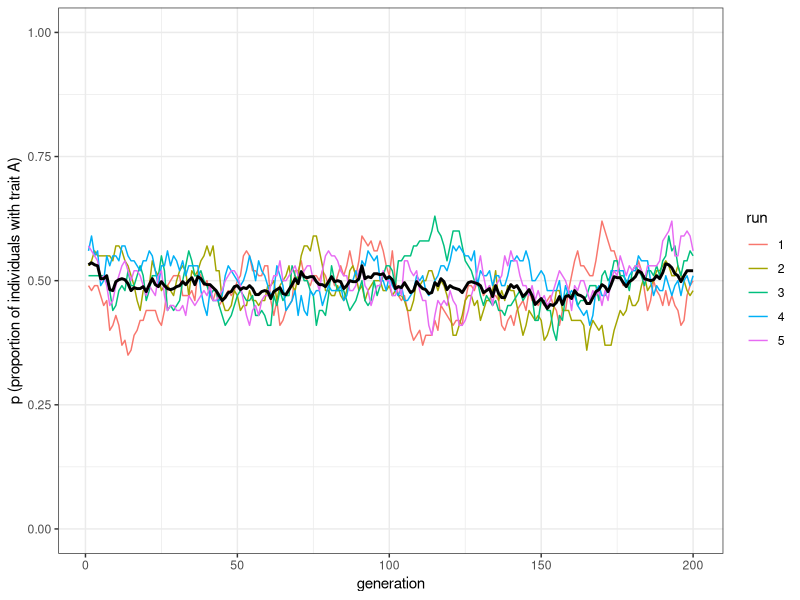
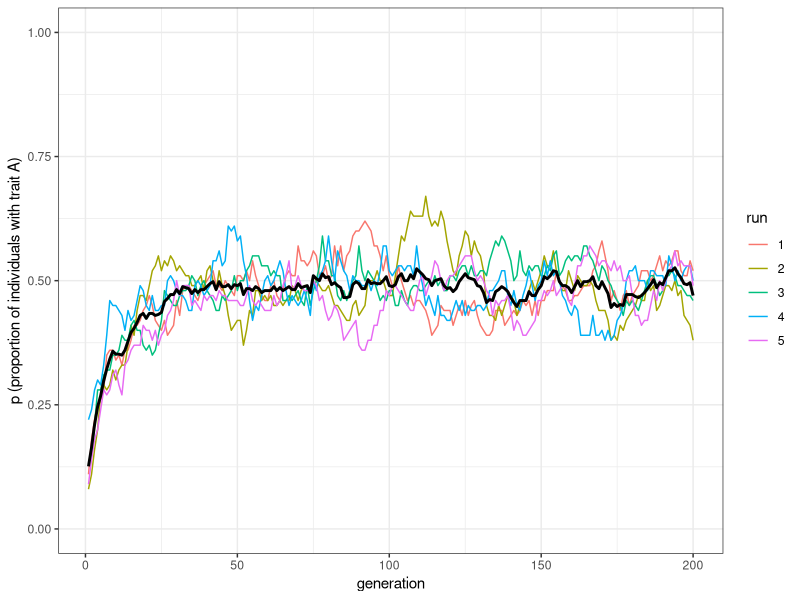
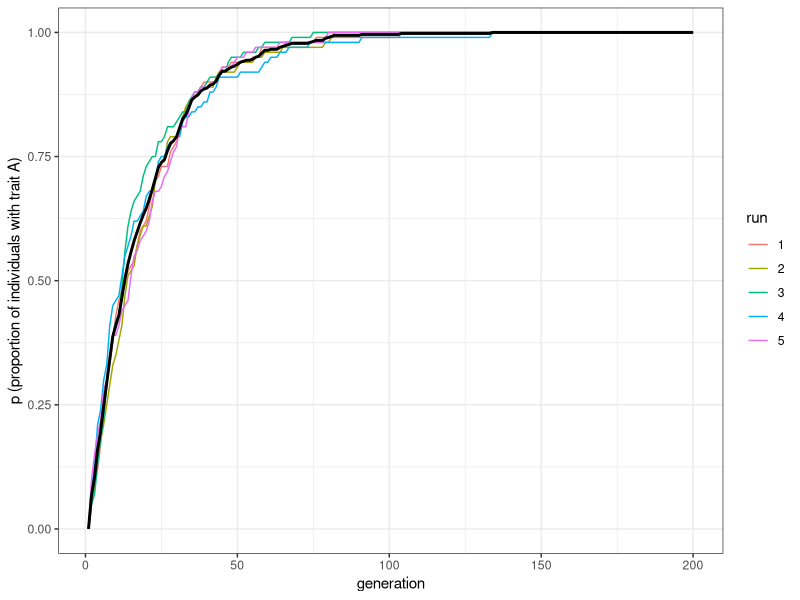
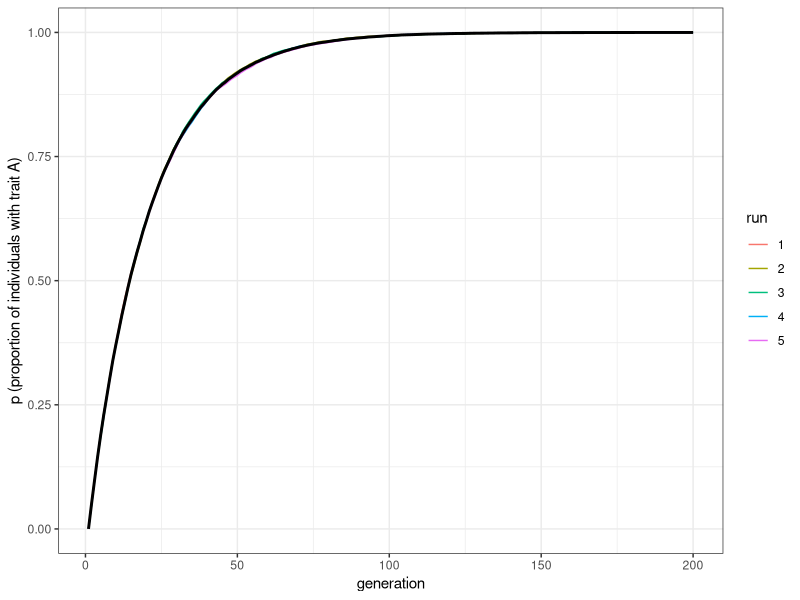
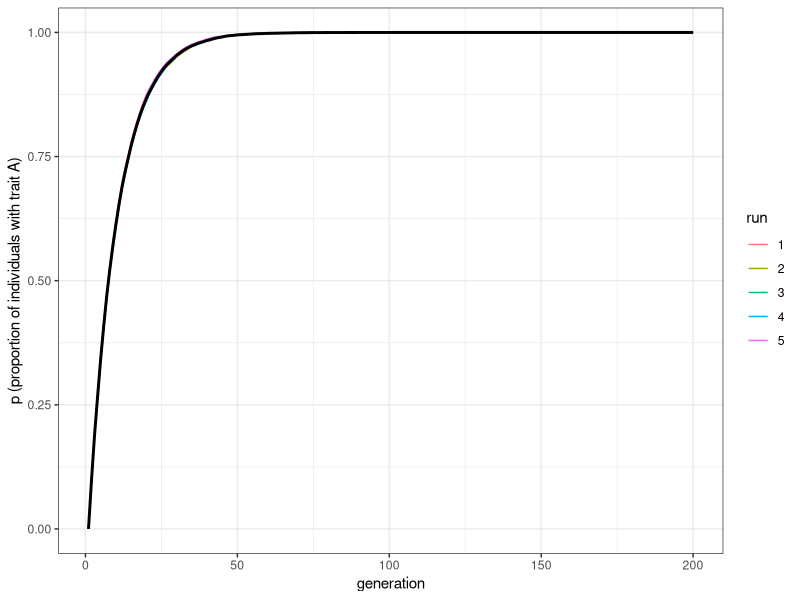

Here is the R script that generated these plots, in order:
## ---- chunk 1
library(tidyverse)

unbiased_mutation <- function(N, mu, p_0, t_max, r_max) {
  # Create the output tibble
  output <- tibble(generation = rep(1:t_max, r_max), 
                   p = as.numeric(rep(NA, t_max * r_max)), 
                   run = as.factor(rep(1:r_max, each = t_max))) 

  for (r in 1:r_max) {
    population <- tibble(trait = sample(c("A", "B"), N, replace = TRUE, 
                                        prob = c(p_0, 1 - p_0)))
    # Add first generation's p for run r
    output[output$generation == 1 & output$run == r, ]$p <- 
      sum(population$trait == "A") / N 
    for (t in 2:t_max) {
      # Copy individuals to previous_population tibble
      previous_population <- population 
      
      # Determine 'mutant' individuals
      mutate <- sample(c(TRUE, FALSE), N, prob = c(mu, 1 - mu), replace = TRUE) 
      
      # If there are 'mutants' from A to B...
      if (nrow(population[mutate & previous_population$trait == "A", ]) > 0) { 
        # ....then flip them to B
        population[mutate & previous_population$trait == "A", ]$trait <- "B" 
      }
      
      # if there are 'mutants' from B to A...
      if (nrow(population[mutate & previous_population$trait == "B", ]) > 0) { 
        # ...then flip them to A
        population[mutate & previous_population$trait == "B", ]$trait <- "A" 
      }
      
      # Get p and put it into output slot for this generation t and run r
      output[output$generation == t & output$run == r, ]$p <- 
        sum(population$trait == "A") / N 
    }
  }
  # Export data from function
  output 
}
## ---- chunk 2
plot_multiple_runs <- function(data_model) {
  ggplot(data = data_model, aes(y = p, x = generation)) +
    geom_line(aes(colour = run)) +
    stat_summary(fun = mean, geom = "line", size = 1) +
    ylim(c(0, 1)) +
    theme_bw() +
    labs(y = "p (proportion of individuals with trait A)")
}
## ---- chunk 3
data_model <- unbiased_mutation(N = 100, mu = 0.05, p_0 = 0.5, t_max = 200, r_max = 5)
plot_multiple_runs(data_model)
## ---- chunk 4
data_model <- unbiased_mutation(N = 100, mu = 0.05, p_0 = 0.1, t_max = 200, r_max = 5)
plot_multiple_runs(data_model)
## ---- chunk 5
biased_mutation <- function(N, mu_b, p_0, t_max, r_max) {
   # Create the output tibble
  output <- tibble(generation = rep(1:t_max, r_max), 
                   p = as.numeric(rep(NA, t_max * r_max)), 
                   run = as.factor(rep(1:r_max, each = t_max)))

  for (r in 1:r_max) {
    population <- tibble(trait = sample(c("A", "B"), N, replace = TRUE, 
                                        prob = c(p_0, 1 - p_0)))
    # Add first generation's p for run r
    output[output$generation == 1 & output$run == r, ]$p <- 
      sum(population$trait == "A") / N 
    for (t in 2:t_max) {
      previous_population <- population # copy individuals to previous_population tibble

      mutate <- sample(c(TRUE, FALSE), N, prob = c(mu_b, 1 - mu_b), replace = TRUE) # find 'mutant' individuals

      if (nrow(population[mutate & previous_population$trait == "B", ]) > 0) {
        population[mutate & previous_population$trait == "B", ]$trait <- "A" # if individual was B and mutates, flip to A
      }
      output[output$generation == t & output$run == r, ]$p <- sum(population$trait == "A") / N # get p and put it into output slot for this generation t and run r
    }
  }
  output # export data from function
}
## ---- chunk 6
data_model <- biased_mutation(N = 100, mu_b = 0.05, p_0 = 0, t_max = 200, r_max = 5)
plot_multiple_runs(data_model)
## ---- chunk 7
data_model <- biased_mutation(N = 10000, mu_b = 0.05, p_0 = 0, t_max = 200, r_max = 5)
plot_multiple_runs(data_model)
## ---- chunk 8
data_model <- biased_mutation(N = 10000, mu_b = 0.1, p_0 = 0, t_max = 200, r_max = 5)
plot_multiple_runs(data_model)
